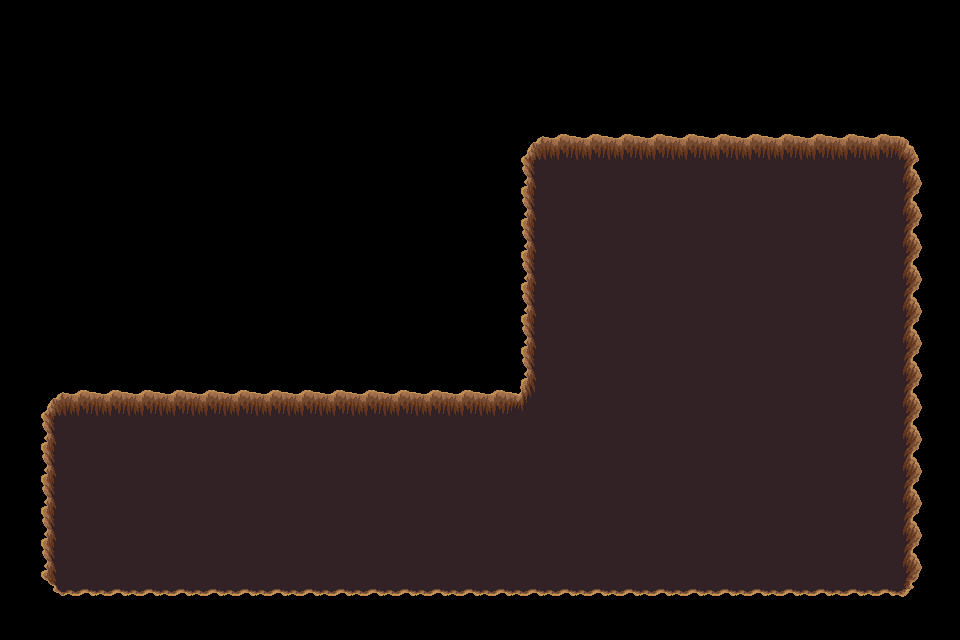

This game map was drawn from its Tiled (.tmx) file and the tilesets committed beside it. A one-line description and the full map source follow:
An orthogonal 30x20 tile map with 32x32 px tiles, 1 tile layer (trou), 2 tilesets.

<map version="1.5" tiledversion="1.7.2" orientation="orthogonal" renderorder="right-down" width="30" height="20" tilewidth="32" tileheight="32" infinite="0" nextlayerid="9" nextobjectid="1">
 <tileset firstgid="1" source="../../../dungeon_green.tsx" />
 <tileset firstgid="530" source="../../../dungeon.tsx" />
 <layer id="8" name="trou" width="30" height="20">
  <data encoding="csv">
0,0,0,0,0,0,0,0,0,0,0,0,0,0,0,0,0,0,0,0,0,0,0,0,0,0,0,0,0,0,
0,0,0,0,0,0,0,0,0,0,0,0,0,0,0,0,0,0,0,0,0,0,0,0,0,0,0,0,0,0,
0,0,0,0,0,0,0,0,0,0,0,0,0,0,0,0,0,0,0,0,0,0,0,0,0,0,0,0,0,0,
0,0,0,0,0,0,0,0,0,0,0,0,0,0,0,0,0,0,0,0,0,0,0,0,0,0,0,0,0,0,
0,0,0,0,0,0,0,0,0,0,0,0,0,0,0,0,432,433,433,433,433,433,433,433,433,433,433,433,434,0,
0,0,0,0,0,0,0,0,0,0,0,0,0,0,0,0,455,456,456,456,456,456,456,456,456,456,456,456,457,0,
0,0,0,0,0,0,0,0,0,0,0,0,0,0,0,0,455,456,456,456,456,456,456,456,456,456,456,456,457,0,
0,0,0,0,0,0,0,0,0,0,0,0,0,0,0,0,455,456,456,456,456,456,456,456,456,456,456,456,457,0,
0,0,0,0,0,0,0,0,0,0,0,0,0,0,0,0,455,456,456,456,456,456,456,456,456,456,456,456,457,0,
0,0,0,0,0,0,0,0,0,0,0,0,0,0,0,0,455,456,456,456,456,456,456,456,456,456,456,456,457,0,
0,0,0,0,0,0,0,0,0,0,0,0,0,0,0,0,455,456,456,456,456,456,456,456,456,456,456,456,457,0,
0,0,0,0,0,0,0,0,0,0,0,0,0,0,0,0,455,456,456,456,456,456,456,456,456,456,456,456,457,0,
0,432,433,433,433,433,433,433,433,433,433,433,433,433,433,433,411,456,456,456,456,456,456,456,456,456,456,456,457,0,
0,455,456,456,456,456,456,456,456,456,456,456,456,456,456,456,456,456,456,456,456,456,456,456,456,456,456,456,457,0,
0,455,456,456,456,456,456,456,456,456,456,456,456,456,456,456,456,456,456,456,456,456,456,456,456,456,456,456,457,0,
0,455,456,456,456,456,456,456,456,456,456,456,456,456,456,456,456,456,456,456,456,456,456,456,456,456,456,456,457,0,
0,455,456,456,456,456,456,456,456,456,456,456,456,456,456,456,456,456,456,456,456,456,456,456,456,456,456,456,457,0,
0,455,456,456,456,456,456,456,456,456,456,456,456,456,456,456,456,456,456,456,456,456,456,456,456,456,456,456,457,0,
0,478,479,479,479,479,479,479,479,479,479,479,479,479,479,479,479,479,479,479,479,479,479,479,479,479,479,479,480,0,
0,0,0,0,0,0,0,0,0,0,0,0,0,0,0,0,0,0,0,0,0,0,0,0,0,0,0,0,0,0
</data>
 </layer>
</map>
